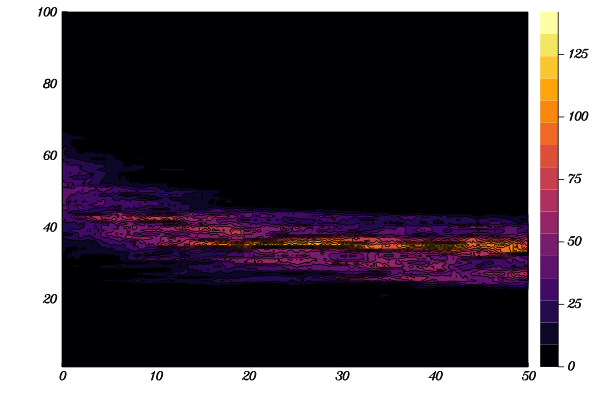

This chart was generated by the following Julia code:
########################################################################################
##
## AUTHOR: Bob Week
##
## DATE: 10/16/2020
##
## In this script we demonstrate how to solve SPDE in Julia.
## After defining the data structure that carries the model Parameters
## we define the deterministic (f) component and stochastic (g) component
## of the model. We then solve the deterministic PDE before solving the SPDE.
## The model tracks the evolution of the density of abundance across trait space
## for a single species in response to logistic growth, abiotic stabilizing
## selection and demographic stochasticity.
##
## Adapted from:
##
## http://www.stochasticlifestyle.com/solving-systems-stochastic-pdes-using-gpus-julia/
##
########################################################################################

# load in some libraries
using StochasticDiffEq, LinearAlgebra, Plots, Parameters

# defines the resolution of the mesh used to approximate the solution
const N = 100
X = Vector([i for i in 1:N])

# defines the mesh
const Mx = Tridiagonal([1.0 for i in 1:N-1],[-2.0 for i in 1:N],[1.0 for i in 1:N-1])

# data type that holds model parameters
@with_kw mutable struct ModelParameters
    μ::Float64	# mutation rate
    R::Float64	# intrinsic rates of growth
    a::Float64	# strength of abiotic selection
    θ::Float64	# phenotypic optima
    c::Float64	# strength of competition
    V::Float64	# variance of reproductive output
    X::Vector{Float64}	# trait values
end

# parameter values
θ = 30.0
c = 0.001
a = 0.001
μ = 0.1
V = 1
R = 1

pars = ModelParameters(μ=μ, R=R, a=a, θ=θ, c=c, V=V, X=X)

# initial condition
ω₀ = 100.0
u0 = 1000*exp.(-(X.-50).^2 / (2*ω₀))/√(2*π*ω₀)

#######################################################
### Define the model
#######################################################

function f(u,p,t)
    @unpack μ, R, a, θ, c, X = p
    du = 0.5*μ*Mx*u + u.*(R .- 0.5*a*(X.-θ).^2 .- c*norm(u,1))
    for i in 1:length(X)
        if u[i]<0           # if the solution becomes negative
            du[i] = 0.01    # then quickly restore it towards zero
        end
    end
    return(du)
end

function g(u,p,t)
    @unpack V, X = p
    du = zeros(length(X))
    for i in 1:length(X)
        if u[i]>=0
            du[i] = √(V*u[i])
        end
    end
    return(du)
end

#######################################################
### Solve the PDE
#######################################################

prob = ODEProblem(f,u0,(0.0,50.0),pars)
sol = solve(prob,ROCK2())

time = sol.t

abun = zeros(N,length(time))
for i in 1:length(time)
    for j in 1:N
        abun[j,i] = sol.u[i][j]
    end
end
contour(time,X,abun,fill = true)

#######################################################
### Solve the SPDE
#######################################################

prob2 = SDEProblem(f,g,u0,(0.0,50.0),pars)
sol = solve(prob2,SOSRI())

time = sol.t

abun = zeros(N,length(time))
for i in 1:length(time)
    for j in 1:N
        abun[j,i] = sol.u[i][j]
    end
end
contour(time,X,abun,fill = true)

savefig("/home/bb/Gits/white.noise.community.ecology/spde.png")
